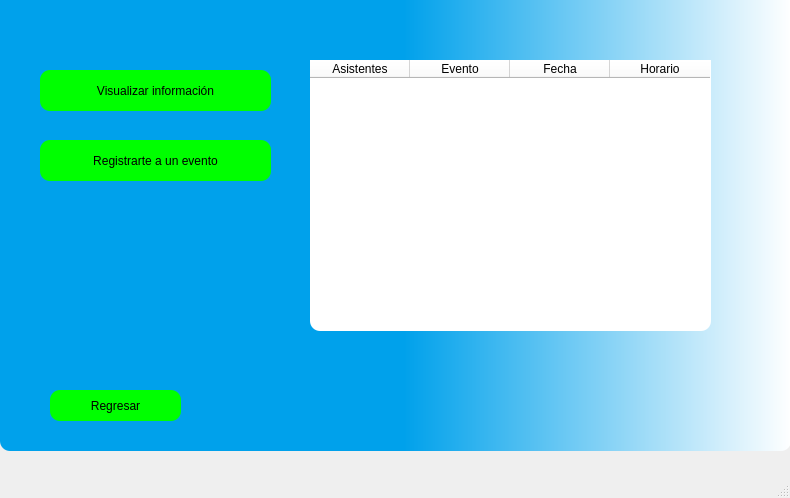
<?xml version="1.0" encoding="UTF-8"?>
<ui version="4.0">
 <class>MainWindow</class>
 <widget class="QMainWindow" name="MainWindow">
  <property name="geometry">
   <rect>
    <x>0</x>
    <y>0</y>
    <width>790</width>
    <height>498</height>
   </rect>
  </property>
  <property name="windowTitle">
   <string>MainWindow</string>
  </property>
  <widget class="QWidget" name="centralwidget">
   <widget class="QGroupBox" name="groupBox">
    <property name="geometry">
     <rect>
      <x>0</x>
      <y>-20</y>
      <width>791</width>
      <height>471</height>
     </rect>
    </property>
    <property name="styleSheet">
     <string notr="true">background-color: qlineargradient(spread:pad, x1:0.177, y1:0, x2:1, y2:0, stop:0.404887 rgba(0, 161, 235, 255), stop:1 rgba(255, 255, 255, 255));

border-radius:10px;</string>
    </property>
    <property name="title">
     <string>GroupBox</string>
    </property>
    <widget class="QPushButton" name="salir">
     <property name="geometry">
      <rect>
       <x>50</x>
       <y>410</y>
       <width>131</width>
       <height>31</height>
      </rect>
     </property>
     <property name="styleSheet">
      <string notr="true">QPushButton{
	background-color:rgb(0,255,0);
	font: 75 12pt &quot;MS Shell Dlg2&quot;;
}

QPushButton:hover{
	background-color:rgb(255,255,0);
	font: 75 12pt &quot;MS Shell Dlg2&quot;;
}</string>
     </property>
     <property name="text">
      <string>Regresar</string>
     </property>
    </widget>
    <widget class="QTableWidget" name="Tabla">
     <property name="geometry">
      <rect>
       <x>310</x>
       <y>80</y>
       <width>401</width>
       <height>271</height>
      </rect>
     </property>
     <property name="styleSheet">
      <string notr="true">background-color: rgb(255, 255, 255);</string>
     </property>
     <column>
      <property name="text">
       <string>Asistentes</string>
      </property>
     </column>
     <column>
      <property name="text">
       <string>Evento</string>
      </property>
     </column>
     <column>
      <property name="text">
       <string>Fecha</string>
      </property>
     </column>
     <column>
      <property name="text">
       <string>Horario</string>
      </property>
     </column>
    </widget>
    <widget class="QPushButton" name="Visualizar">
     <property name="geometry">
      <rect>
       <x>40</x>
       <y>90</y>
       <width>231</width>
       <height>41</height>
      </rect>
     </property>
     <property name="styleSheet">
      <string notr="true">QPushButton{
	background-color:rgb(0,255,0);
	font: 75 12pt &quot;MS Shell Dlg2&quot;;
}

QPushButton:hover{
	background-color:rgb(255,255,0);
	font: 75 12pt &quot;MS Shell Dlg2&quot;;
}</string>
     </property>
     <property name="text">
      <string>Visualizar información</string>
     </property>
    </widget>
    <widget class="QPushButton" name="registrar">
     <property name="geometry">
      <rect>
       <x>40</x>
       <y>160</y>
       <width>231</width>
       <height>41</height>
      </rect>
     </property>
     <property name="styleSheet">
      <string notr="true">QPushButton{
	background-color:rgb(0,255,0);
	font: 75 12pt &quot;MS Shell Dlg2&quot;;
}

QPushButton:hover{
	background-color:rgb(255,255,0);
	font: 75 12pt &quot;MS Shell Dlg2&quot;;
}</string>
     </property>
     <property name="text">
      <string>Registrarte a un evento</string>
     </property>
    </widget>
   </widget>
  </widget>
  <widget class="QMenuBar" name="menubar">
   <property name="geometry">
    <rect>
     <x>0</x>
     <y>0</y>
     <width>790</width>
     <height>24</height>
    </rect>
   </property>
  </widget>
  <widget class="QStatusBar" name="statusbar"/>
 </widget>
 <resources/>
 <connections/>
</ui>
